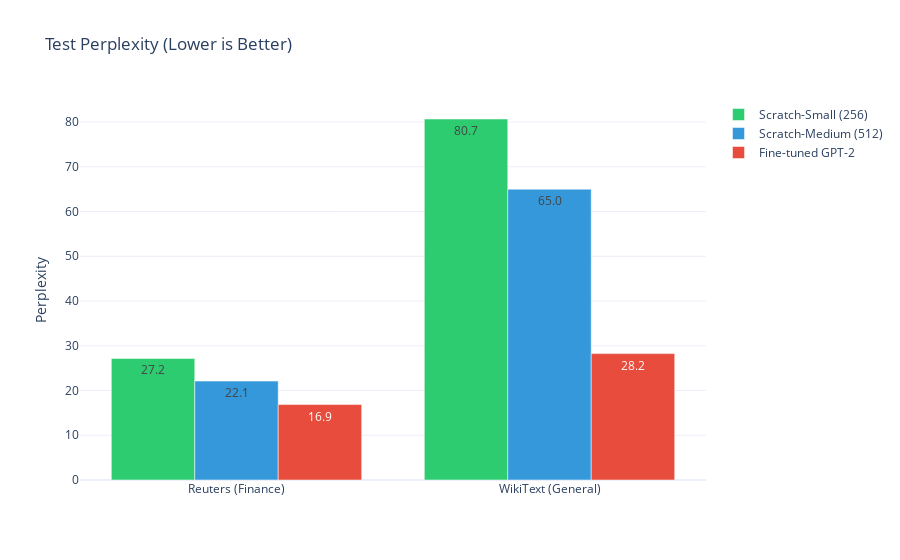

Here is the notebook cell this chart was saved with:
### Markdown cell above
## 3. Test Perplexity Comparison
Perplexity measures the model's uncertainty when predicting the next token (lower is better).

### Code cell
if os.path.exists(results_path):
    with open(results_path, "r") as f:
        results = json.load(f)
        
    fig = go.Figure()
   
    for json_key, display_name in model_name_mapping.items():
        if json_key in results:
            metrics = results[json_key]
            y_vals = [metrics.get(d, {}).get("perplexity", 0) for d in domains]
            
            fig.add_trace(go.Bar(
                name=display_name, x=domains, y=y_vals,
                marker_color=colors[display_name],
                text=[f"{v:.1f}" for v in y_vals], textposition='auto'
            ))

    fig.update_layout(
        title="Test Perplexity (Lower is Better)",
        yaxis_title="Perplexity", barmode='group',
        template="plotly_white"
    )
    fig.show()
    fig.write_image(os.path.join(plots_dir, "perplexity_comparison.svg"))
else:
    print("comparison_results.json not found. Run comparison script first.")

### Figure 1 — Plotly figure (JSON) as saved in the notebook; plotly's stock layout.template omitted (floating-point values rounded to 4 significant figures)
{"data": [{"marker": {"color": "#2ECC71"}, "name": "Scratch-Small (256)", "text": ["27.2", "80.7"], "textposition": "auto", "type": "bar", "x": ["Reuters (Finance)", "WikiText (General)"], "y": [27.16, 80.68]}, {"marker": {"color": "#3498DB"}, "name": "Scratch-Medium (512)", "text": ["22.1", "65.0"], "textposition": "auto", "type": "bar", "x": ["Reuters (Finance)", "WikiText (General)"], "y": [22.1, 64.99]}, {"marker": {"color": "#E74C3C"}, "name": "Fine-tuned GPT-2", "text": ["16.9", "28.2"], "textposition": "auto", "type": "bar", "x": ["Reuters (Finance)", "WikiText (General)"], "y": [16.86, 28.25]}], "layout": {"barmode": "group", "title": {"text": "Test Perplexity (Lower is Better)"}, "yaxis": {"title": {"text": "Perplexity"}}}}
